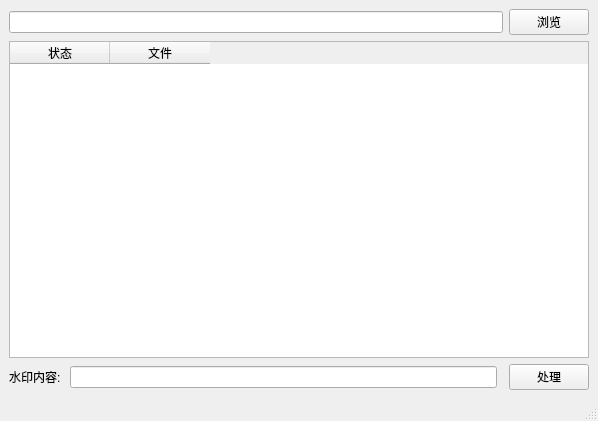
<?xml version="1.0" encoding="UTF-8"?>
<ui version="4.0">
 <class>MainWindow</class>
 <widget class="QMainWindow" name="MainWindow">
  <property name="geometry">
   <rect>
    <x>0</x>
    <y>0</y>
    <width>598</width>
    <height>421</height>
   </rect>
  </property>
  <property name="acceptDrops">
   <bool>false</bool>
  </property>
  <property name="windowTitle">
   <string>Watermark</string>
  </property>
  <widget class="QWidget" name="centralwidget">
   <layout class="QGridLayout" name="gridLayout">
    <item row="5" column="0">
     <widget class="QLabel" name="label">
      <property name="text">
       <string>水印内容: </string>
      </property>
     </widget>
    </item>
    <item row="0" column="0" colspan="3">
     <widget class="QLineEdit" name="lineEdit">
      <property name="readOnly">
       <bool>true</bool>
      </property>
     </widget>
    </item>
    <item row="5" column="1">
     <widget class="QLineEdit" name="lineEdit_2"/>
    </item>
    <item row="2" column="0" rowspan="2" colspan="4">
     <widget class="QTableWidget" name="tableWidget">
      <property name="mouseTracking">
       <bool>true</bool>
      </property>
      <property name="acceptDrops">
       <bool>false</bool>
      </property>
      <attribute name="horizontalHeaderVisible">
       <bool>true</bool>
      </attribute>
      <attribute name="horizontalHeaderHighlightSections">
       <bool>false</bool>
      </attribute>
      <attribute name="verticalHeaderVisible">
       <bool>false</bool>
      </attribute>
      <column>
       <property name="text">
        <string>状态</string>
       </property>
      </column>
      <column>
       <property name="text">
        <string>文件</string>
       </property>
      </column>
     </widget>
    </item>
    <item row="5" column="3">
     <widget class="QPushButton" name="pushButton_2">
      <property name="text">
       <string>处理</string>
      </property>
     </widget>
    </item>
    <item row="0" column="3">
     <widget class="QPushButton" name="pushButton">
      <property name="acceptDrops">
       <bool>false</bool>
      </property>
      <property name="text">
       <string>浏览</string>
      </property>
     </widget>
    </item>
   </layout>
  </widget>
  <widget class="QStatusBar" name="statusbar"/>
 </widget>
 <resources/>
 <connections/>
</ui>
